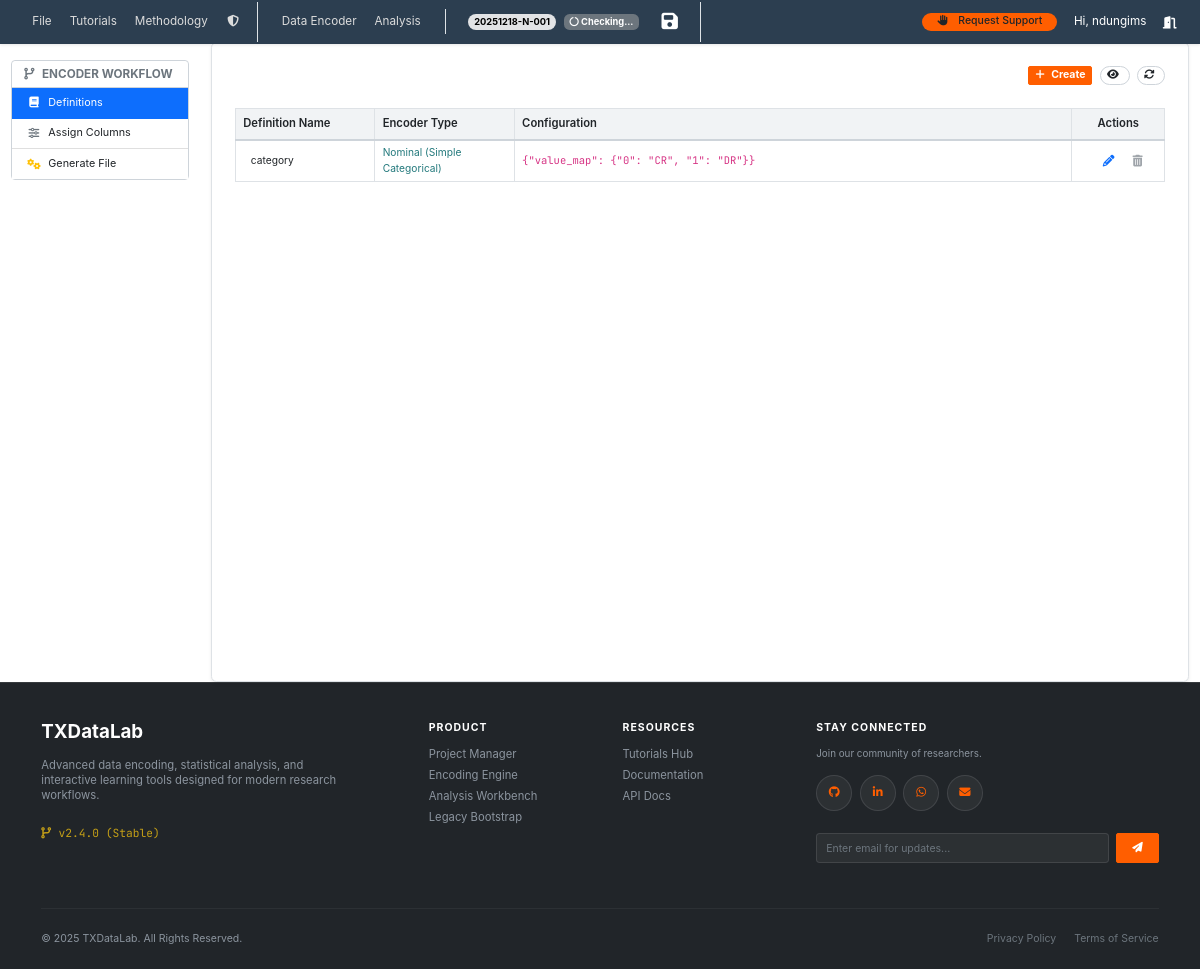
/definitions/1 (signed in), run on the app's committed database.
### app/app_database/encoder_models.py (models this page shows, shortened)
class Study(db.Model):
    __tablename__ = 'studies'
    id = db.Column(db.Integer, primary_key=True)
    name = db.Column(db.String(255), unique=True, nullable=False)
    topic = db.Column(db.String(255))
    description = db.Column(db.Text)
    created_at = db.Column(db.DateTime(timezone=True), server_default=func.now())
    map_filename = db.Column(db.String(255), unique=True, nullable=False)
    project_code = db.Column(db.String(50), unique=True, index=True)
    user_id = db.Column(db.Integer, db.ForeignKey('users.id'), nullable=False)
    user = db.relationship('User', back_populates='studies')
    definitions = db.relationship('EncoderDefinition', back_populates='study', cascade='all, delete-orphan')
    column_encodings = db.relationship('ColumnEncoding', back_populates='study', cascade='all, delete-orphan')

class User(UserMixin, db.Model):
    __tablename__ = 'users'
    id = db.Column(db.Integer, primary_key=True)
    username = db.Column(db.String(64), index=True, unique=True, nullable=False)
    email = db.Column(db.String(120), index=True, unique=True, nullable=False)
    password_hash = db.Column(db.String(256))
    user_code = db.Column(db.String(20), unique=True, index=True, nullable=True)
    role_id = db.Column(db.Integer, db.ForeignKey('roles.id'))
    role = db.relationship('Role', back_populates='users')
    studies = db.relationship(
        'Study',
        back_populates='user',
        lazy='dynamic',
        cascade='all, delete-orphan'
    )

class EncoderDefinition(db.Model):
    __tablename__ = 'encoder_definitions'
    id = db.Column(db.Integer, primary_key=True)
    study_id = db.Column(db.Integer, db.ForeignKey('studies.id'), nullable=False)
    prototype_id = db.Column(db.Integer, db.ForeignKey('encoder_prototypes.id'), nullable=False)
    name = db.Column(db.String(255), nullable=False)
    configuration = db.Column(JSON, nullable=False)
    study = db.relationship('Study', back_populates='definitions')
    prototype = db.relationship('EncoderPrototype')
    column_assignments = db.relationship('ColumnEncoding', back_populates='encoder_definition')
    __table_args__ = (db.UniqueConstraint('study_id', 'name', name='_study_definition_name_uc'),)

class EncoderPrototype(db.Model):
    __tablename__ = 'encoder_prototypes'
    id = db.Column(db.Integer, primary_key=True)
    name = db.Column(db.String(100), unique=True, nullable=False)
    encoder_type = db.Column(db.String(50), nullable=False)
    description = db.Column(db.Text)

### app/app_encoder/encoder_routes.py (the view)
@encoding_bp.route('/definitions/<int:study_id>')
@login_required
def definitions(study_id):
    try:
        study = Study.query.get_or_404(study_id)
        if study.user_id != current_user.id:
            flash("Unauthorized access to this study.", "danger")
            return redirect(url_for('file_mgt.list_projects'))
        result_files_exist = _check_workspace_files(study)
        csv_filename = study.map_filename.replace('.json', '.csv')
        csv_content = WorkspaceManager.get_file(current_user.id, study.project_code, csv_filename)
        df_preview_html = '<div class="text-muted p-3">Source file not found in workspace.</div>'
        if csv_content:
            df = pd.read_csv(io.StringIO(csv_content), encoding='latin1', nrows=50)
            df_preview_html = df.to_html(classes='table table-sm', index=False, border=0)
        study_definitions = EncoderDefinition.query.filter_by(study_id=study.id).order_by(EncoderDefinition.name).all()
        prototypes = EncoderPrototype.query.all()
        return render_template(
            'encoder_definitions.html',
            title=f"Define: {study.name}",
            study=study,
            definitions=study_definitions,
            prototypes=prototypes,
            df_preview_html=df_preview_html,
            result_files_exist=result_files_exist
        )
    except Exception as e:
        flash(f"Error loading definitions page: {e}", "danger")
        return redirect(url_for('file_mgt.project_admin', study_id=study_id))

### app/app_encoder/templates/encoder/encoder_definitions.html (shortened to what this page needs)
{% extends "encoder_base.html" %}
{% block encoder_content %}
<div class="d-flex justify-content-end align-items-end mb-4">
    <div class="d-flex align-items-end">
        <button type="button" class="btn btn-sm btn-fluid-orange me-2" data-bs-toggle="modal" data-bs-target="#newDefinitionModal">
            <i class="fas fa-plus me-1"></i> <strong>Create </strong>
        </button>
        <button type="button" class="btn btn-sm btn-outline-secondary me-2 rounded-5" data-bs-toggle="modal" data-bs-target="#dataPreviewModal">
            <i class="fas fa-eye me-1"></i>
        </button>
        <form action="{{ url_for('encoding.refresh_prototypes') }}" method="post" >
             <button type="submit" class="btn btn-sm btn-outline-secondary rounded-5" title="Sync prototypes from config file">
                <i class="fas fa-sync-alt me-1"></i>
             </button>
        </form>
    </div>
</div>
    <div class="table-responsive preview-container" style="font-size: 0.8rem; max-height: 600px;">
        <table class="table table-bordered table-hover table-sm">
            <thead class=" sticky-top">
                <tr>
                    <th class="px-2 p-2" style="width: 15%;">Definition Name</th>
                    <th  class="p-2" style="width: 15%;">Encoder Type</th>
                    <th  class="px-2 p-2">Configuration</th>
                    <th  class="text-center p-2" style="width: 10%;">Actions</th>
                </tr>
            </thead>
            <tbody>
                {% if definitions %}
                    {% for def in definitions %}
                    <tr>
                        <td>
                            <small class="text-fluid-red px-2">{{ def.name }}</small>
                        </td>
                        <td>
                            <small style="color: var(--fluidcore-teal);">{{ def.prototype.name }}</small>
                        </td>
                        <td >
                            <code>{{ def.configuration|tojson }}</code>
                        </td>
                        <td class="text-center action-icons">
                            <button class="btn btn-link me-1"
                                    data-bs-toggle="modal"
                                    data-bs-target="#editDefinitionModal"
                                    data-def-id="{{ def.id }}"
                                    data-def-name="{{ def.name }}"
                                    data-def-config='{{ def.configuration|tojson(indent=2) }}'
                                    title="Edit '{{ def.name }}'">
                                <i class="fas fa-pencil-alt"></i>
                            </button>
                            {% if not def.column_assignments %}
                                <button class="btn btn-link text-danger m-0 p-0"
                                        data-bs-toggle="modal"
                                        data-bs-target="#deleteDefinitionModal"
                                        data-def-id="{{ def.id }}"
                                        data-def-name="{{ def.name }}"
                                        title="Delete '{{ def.name }}'">
                                    <i class="fas fa-trash-alt"></i>
                                </button>
                            {% else %}
                                <span class="btn btn-link disabled m-0 p-0" data-bs-toggle="tooltip" data-bs-placement="top"
                                      title="Cannot delete. This definition is used by {{ def.column_assignments|length }} column(s).">
                                    <i class="fas fa-trash-alt"></i>
                                </span>
                            {% endif %}
                        </td>
                    </tr>
                    {% endfor %}
                {% endif %}
            </tbody>
        </table>
    </div>
{% endblock %}

### app/templates/layout.html (shortened to what this page needs)
<!doctype html>
<html lang="en">
<head>
    <link rel="stylesheet" href="https://cdnjs.cloudflare.com/ajax/libs/font-awesome/6.5.1/css/all.min.css" />
    <link href="https://cdn.jsdelivr.net/npm/bootstrap-icons@1.11.3/font/bootstrap-icons.css" rel="stylesheet">
    <link href="https://cdn.jsdelivr.net/npm/bootstrap@5.3.2/dist/css/bootstrap.min.css" rel="stylesheet">
    <link rel="stylesheet" href="{{ url_for('static', filename='css/bootstrap.min.css') }}">
    <link rel="stylesheet" href="{{ url_for('static', filename='css/bootstrap-icons.css') }}">
    <link rel="stylesheet" href="{{ url_for('static', filename='css/style.css') }}">
</head>
<body>
    <nav class="navbar navbar-expand-md navbar-dark navbar-custom fixed-top " >
        <div class="container-fluid">
            {% if current_user.is_authenticated %}
                <ul class="navbar-nav mx-auto">
                    <li class="nav-item"><a class="nav-link" href="{{ url_for('file_mgt.list_projects') }}">File</a></li>
                    <li class="nav-item"><a class="nav-link" href="{{ url_for('tutorials.index') }}">Tutorials</a></li>
                    <li class="nav-item"><a class="nav-link" href="{{ url_for('ops.documentation') }}">Methodology</a></li>
                    <li class="nav-item"><a class="nav-link" href="{{ url_for('tuit_setup.index') }}">
                        <i class="fas fa-shield-alt fa-fw me-2"></i>
                    </a>
                    </li>
                </ul>
             {% if study %}
            <div class="d-flex align-items-center border-start border-end  px-3 py-2">
                <ul class="navbar-nav border-end me-4 pe-3">
                <li class="nav-item"><a class="nav-link" href="{{ url_for('encoding.definitions', study_id=study.id) }}">Data Encoder</a></li>
                <li class="nav-item"><a class="nav-link" href="{{ url_for('analysis.dashboard', study_id=study.id) }}">Analysis</a></li>
                </ul>
                <span class="badge rounded-pill bg-secondary-subtle text-black me-2">
                    {{ study.project_code }}
                </span>
                <span id="connectionStatus"
                    class="badge bg-secondary text-white me-3"
                    title="Checking status..."
                    style="cursor: pointer;">
                    <i class="fas fa-circle-notch fa-spin"></i> Checking...
                </span>
                <button onclick="SyncManager.syncProjectState()"
                        class="btn btn-sm"
                        title="Save Project State (CSV, JSON, Results) to Local Disk">
                    <i class="fas fa-save text-white fs-5"></i>
                </button>
            </div>
            {% endif %}
            {% endif %}
            <div class="collapse navbar-collapse" id="navbarNav">
                <ul class="navbar-nav ms-auto">
                    <li class="nav-item me-2">
                        <a class="btn btn-outline-light btn-sm px-3 rounded-5"
                        style="background: var(--fluidcore-orange); border: none; color: var(--fluidcore-white);"
                        href="{{ url_for('ops.support') }}"><i class="fas fa-hand-paper me-2"></i>
                            Request Support
                        </a>
                    </li>
                </ul>
                <ul class="navbar-nav ">
                    {% if current_user.is_authenticated %}
                        <li class="nav-item me-2">
                            <span class="nav-link text-white small">Hi, {{ current_user.username }}</span>
                        </li>
                        <li class="nav-item">
                            <a  href="{{ url_for('auth.logout') }}">
                                <i class="fas fa-door-open text-white pt-2"></i>
                            </a>
                        </li>
                    {% else %}
                        <li class="nav-item">
                            <a class="nav-link" href="{{ url_for('ops.index') }}">
                                <i class="fas fa-home text-white pt-2"></i>
                            </a>
                        </li>
                    {% endif %}
                </ul>
            </div>
        </div>
    </nav>
    <main >
        {% block content %}
        {% endblock %}
    </main>
    <footer class="footer-custom">
        <div class="container">
            <div class="row g-5">
                <div class="col-lg-4 col-md-12">
                    <a href="{{ url_for('file_mgt.list_projects') }}" class="text-white text-decoration-none h5 fw-bold mb-3 d-block">
                        TXDataLab
                    </a>
                    <p class="mb-4" style="max-width: 300px;">
                        Advanced data encoding, statistical analysis, and interactive learning tools designed for modern research workflows.
                    </p>
                    <div class="footer-brand-text">
                        <i class="fas fa-code-branch me-2"></i>v2.4.0 (Stable)
                    </div>
                </div>
                <div class="col-lg-2 col-6">
                    <div class="footer-heading">Product</div>
                    <ul class="footer-links">
                        <li><a href="{{ url_for('file_mgt.list_projects') }}">Project Manager</a></li>
                        {% if study %}
                            <li><a href="{{ url_for('encoding.definitions', study_id=study.id) }}">Encoding Engine</a></li>
                            <li><a href="{{ url_for('analysis.dashboard', study_id=study.id) }}">Analysis Workbench</a></li>
                        {% else %}
                            <li><span class="text-muted" style="cursor: not-allowed">Encoding Engine</span></li>
                            <li><span class="text-muted" style="cursor: not-allowed">Analysis Workbench</span></li>
                        {% endif %}
                        <li><a href="{{ url_for('ops.index') }}">Legacy Bootstrap</a></li>
                    </ul>
                </div>
                <div class="col-lg-2 col-6">
                    <div class="footer-heading">Resources</div>
                    <ul class="footer-links">
                        <li><a href="{{ url_for('tutorials.index') }}">Tutorials Hub</a></li>
                        <li><a href="{{ url_for('ops.documentation') }}">Documentation</a></li>
                        <li><a href="#">API Docs</a></li>
                    </ul>
                </div>
                <div class="col-lg-4 col-md-12">
                    <div class="footer-heading">Stay Connected</div>
                    <p class="small mb-3">Join our community of researchers.</p>
                    <div class="social-icons mb-4">
                        <a href="https://github.com/SNdungi/MBA_data_analysis" target="_blank" class="social-icon-btn" title="GitHub">
                            <i class="fab fa-github"></i>
                        </a>
                        <a href="https://www.linkedin.com/in/stephen-musyoka-3105141b3/" target="_blank" class="social-icon-btn" title="LinkedIn">
                            <i class="fab fa-linkedin-in"></i>
                        </a>
                        <a href="https://wa.me/254102965704" target="_blank" class="social-icon-btn" title="WhatsApp">
                            <i class="fab fa-whatsapp"></i>
                        </a>
                        <a href="#" class="social-icon-btn" title="Email">
                            <i class="fas fa-envelope"></i>
                        </a>
                    </div>
                    <form action="#" onsubmit="event.preventDefault();" class="d-flex gap-2">
                        <input type="email" class="form-control footer-input form-control-sm" placeholder="Enter email for updates...">
                        <button class="btn btn-primary btn-sm px-3" type="button">
                            <i class="fas fa-paper-plane"></i>
                        </button>
                    </form>
                </div>
            </div>
            <div class="footer-bottom">
                <div>
                    &copy; {{ now().year }} TXDataLab. All Rights Reserved.
                </div>
                <div class="d-none d-md-block">
                    <a href="#" class="text-muted text-decoration-none me-3 hover-white">Privacy Policy</a>
                    <a href="#" class="text-muted text-decoration-none hover-white">Terms of Service</a>
                </div>
            </div>
        </div>
    </footer>
</body>
</html>

### data on the page
Study: project_code "20251218-N-001"
User: username "ndungims"
EncoderDefinition: name "category", prototype.name "Nominal (Simple Categorical)", configuration|tojson "{\"value_map\": {\"0\": \"CR\", \"1\": \"DR\"}}"
